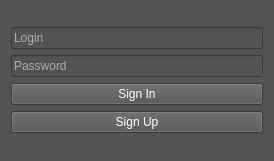
<?xml version="1.0" encoding="UTF-8"?>
<ui version="4.0">
 <class>Form</class>
 <widget class="QWidget" name="Form">
  <property name="geometry">
   <rect>
    <x>0</x>
    <y>0</y>
    <width>274</width>
    <height>161</height>
   </rect>
  </property>
  <property name="windowTitle">
   <string>Form</string>
  </property>
  <property name="styleSheet">
   <string notr="true">background-color: rgb(83, 83, 83);
color: rgb(255, 255, 255);</string>
  </property>
  <layout class="QVBoxLayout" name="verticalLayout_2">
   <item>
    <layout class="QVBoxLayout" name="verticalLayout">
     <item>
      <widget class="QLineEdit" name="Logline">
       <property name="placeholderText">
        <string>Login</string>
       </property>
      </widget>
     </item>
     <item>
      <widget class="QLineEdit" name="Passline">
       <property name="placeholderText">
        <string>Password</string>
       </property>
      </widget>
     </item>
     <item>
      <widget class="QPushButton" name="singInButton">
       <property name="text">
        <string>Sign In</string>
       </property>
      </widget>
     </item>
     <item>
      <widget class="QPushButton" name="singUpButton">
       <property name="text">
        <string>Sign Up</string>
       </property>
      </widget>
     </item>
    </layout>
   </item>
  </layout>
 </widget>
 <resources/>
 <connections/>
</ui>
